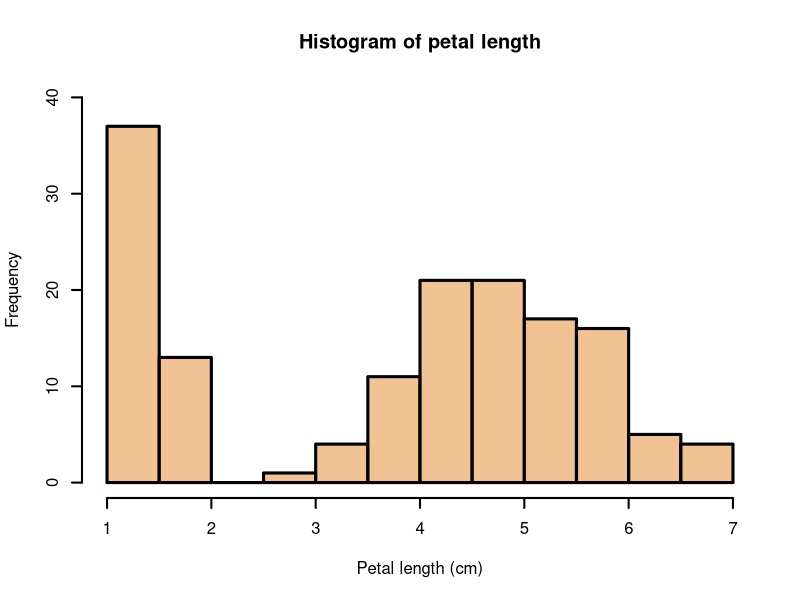
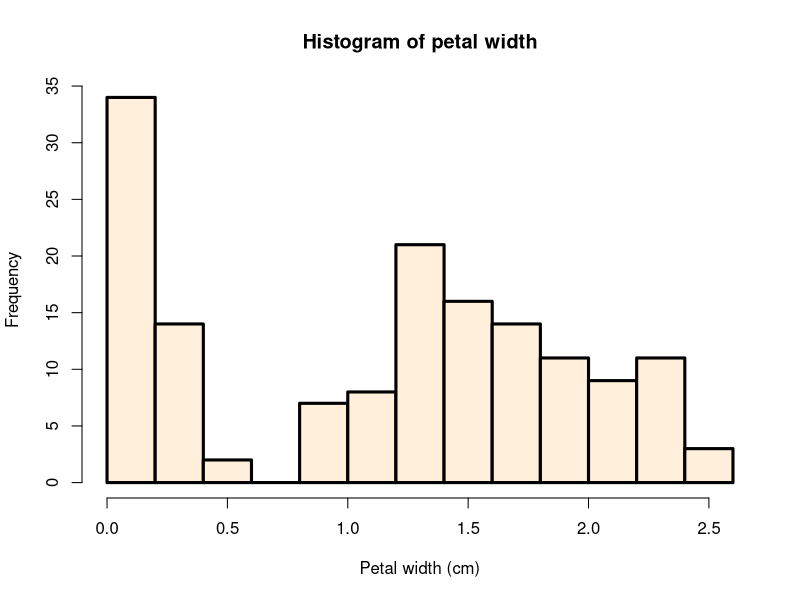
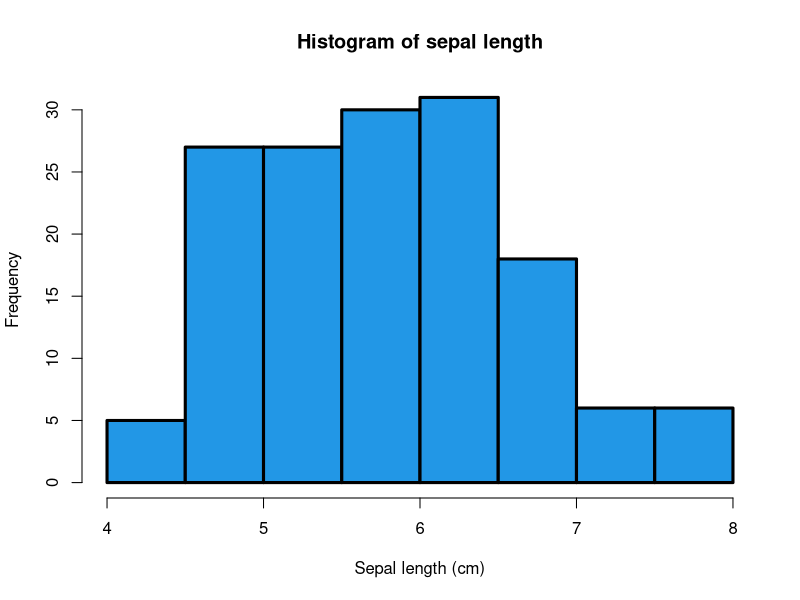
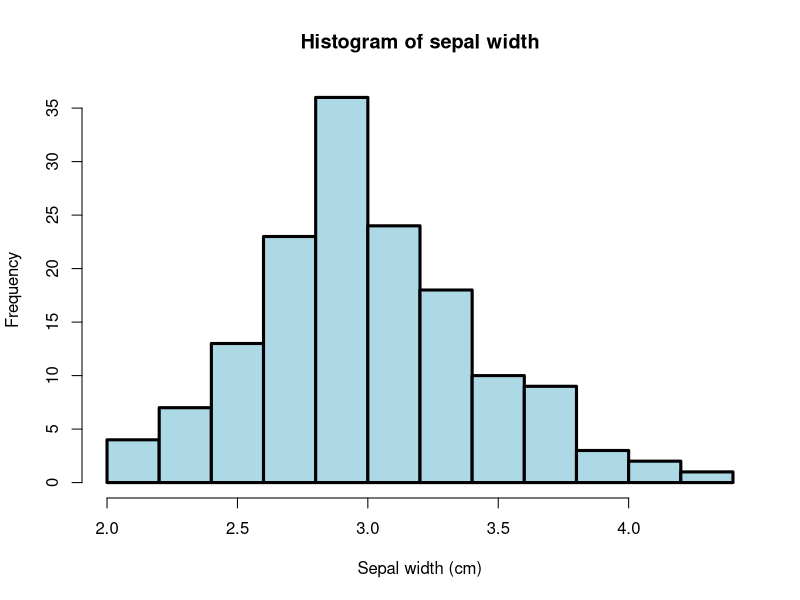

Reproduce these figures in R, in order.
# ####
# title:   Histograms of iris dataset
# author:  learnusezone@gmail.com
# from-to: 2020-12-19-
# purpose: static histograms of iris dataset
# note:    -
# ####


# histograms with different way of defining colors
graphics::par(lwd = 3)  # line width (histogram border)


# hist 1
graphics::hist(
  iris$Petal.Length,
  col = grDevices::rgb(0.9, 0.6, 0.3, 0.6),
  main = "Histogram of petal length",
  xlim = c(
    base::floor(base::min(iris$Petal.Length)),
    base::ceiling(base::max(iris$Petal.Length))
  ),
  ylim = c(0, 40),
  xlab = "Petal length (cm)",
  ylab = "Frequency",
  lwd = 2  # line width (axes)
)


# hist 2
graphics::hist(
  iris$Petal.Width,
  col = colors()[4],
  main = "Histogram of petal width",
  xlab = "Petal width (cm)",
  ylab = "Frequency",
)


# hist 3
graphics::hist(
  iris$Sepal.Length,
  col = 4,
  main = "Histogram of sepal length",
  xlab = "Sepal length (cm)",
  ylab = "Frequency",
)


# hist 4
graphics::hist(
  iris$Sepal.Width,
  col = "#ADD8E6",
  main = "Histogram of sepal width",
  xlab = "Sepal width (cm)",
  ylab = "Frequency",
)

